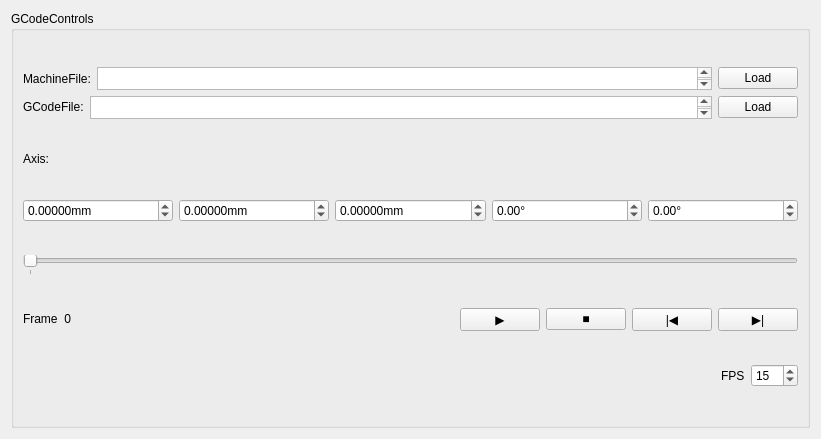
<?xml version="1.0" encoding="UTF-8"?>
<ui version="4.0">
 <class>MillingToolbox</class>
 <widget class="QWidget" name="MillingToolbox">
  <property name="geometry">
   <rect>
    <x>0</x>
    <y>0</y>
    <width>821</width>
    <height>439</height>
   </rect>
  </property>
  <property name="windowTitle">
   <string>controls</string>
  </property>
  <layout class="QVBoxLayout" name="verticalLayout_2">
   <item>
    <widget class="QGroupBox" name="groupBox_3">
     <property name="title">
      <string>GCodeControls</string>
     </property>
     <property name="flat">
      <bool>false</bool>
     </property>
     <property name="checkable">
      <bool>false</bool>
     </property>
     <layout class="QVBoxLayout" name="verticalLayout">
      <item>
       <layout class="QVBoxLayout" name="verticalLayout_4">
        <item>
         <layout class="QHBoxLayout" name="machine">
          <item>
           <widget class="QLabel" name="machineLabel">
            <property name="sizePolicy">
             <sizepolicy hsizetype="Fixed" vsizetype="Preferred">
              <horstretch>0</horstretch>
              <verstretch>0</verstretch>
             </sizepolicy>
            </property>
            <property name="text">
             <string>MachineFile:</string>
            </property>
           </widget>
          </item>
          <item>
           <widget class="QTextEdit" name="machineTextEdit">
            <property name="sizePolicy">
             <sizepolicy hsizetype="Expanding" vsizetype="Fixed">
              <horstretch>0</horstretch>
              <verstretch>0</verstretch>
             </sizepolicy>
            </property>
            <property name="maximumSize">
             <size>
              <width>16777215</width>
              <height>23</height>
             </size>
            </property>
           </widget>
          </item>
          <item>
           <widget class="QPushButton" name="machineLoadButton">
            <property name="sizePolicy">
             <sizepolicy hsizetype="Fixed" vsizetype="Fixed">
              <horstretch>0</horstretch>
              <verstretch>0</verstretch>
             </sizepolicy>
            </property>
            <property name="text">
             <string>Load</string>
            </property>
           </widget>
          </item>
         </layout>
        </item>
        <item>
         <layout class="QHBoxLayout" name="gcode">
          <item>
           <widget class="QLabel" name="gcodeLabel">
            <property name="sizePolicy">
             <sizepolicy hsizetype="Fixed" vsizetype="Fixed">
              <horstretch>0</horstretch>
              <verstretch>0</verstretch>
             </sizepolicy>
            </property>
            <property name="text">
             <string>GCodeFile:</string>
            </property>
           </widget>
          </item>
          <item>
           <widget class="QTextEdit" name="gcodeTextEdit">
            <property name="sizePolicy">
             <sizepolicy hsizetype="Expanding" vsizetype="Minimum">
              <horstretch>0</horstretch>
              <verstretch>0</verstretch>
             </sizepolicy>
            </property>
            <property name="maximumSize">
             <size>
              <width>16777215</width>
              <height>23</height>
             </size>
            </property>
           </widget>
          </item>
          <item>
           <widget class="QPushButton" name="gcodeloadbutton">
            <property name="sizePolicy">
             <sizepolicy hsizetype="Fixed" vsizetype="Fixed">
              <horstretch>0</horstretch>
              <verstretch>0</verstretch>
             </sizepolicy>
            </property>
            <property name="text">
             <string>Load</string>
            </property>
           </widget>
          </item>
         </layout>
        </item>
       </layout>
      </item>
      <item>
       <widget class="QLabel" name="label_3">
        <property name="sizePolicy">
         <sizepolicy hsizetype="Fixed" vsizetype="Fixed">
          <horstretch>0</horstretch>
          <verstretch>0</verstretch>
         </sizepolicy>
        </property>
        <property name="text">
         <string>Axis:</string>
        </property>
       </widget>
      </item>
      <item>
       <layout class="QHBoxLayout" name="axisInputs">
        <item>
         <widget class="QDoubleSpinBox" name="xAxisSpinBox">
          <property name="sizePolicy">
           <sizepolicy hsizetype="Minimum" vsizetype="Minimum">
            <horstretch>0</horstretch>
            <verstretch>0</verstretch>
           </sizepolicy>
          </property>
          <property name="maximumSize">
           <size>
            <width>16777215</width>
            <height>23</height>
           </size>
          </property>
          <property name="toolTip">
           <string>x-axis position</string>
          </property>
          <property name="prefix">
           <string/>
          </property>
          <property name="suffix">
           <string>mm</string>
          </property>
          <property name="decimals">
           <number>5</number>
          </property>
          <property name="minimum">
           <double>-10000.000000000000000</double>
          </property>
          <property name="maximum">
           <double>10000.000000000000000</double>
          </property>
          <property name="singleStep">
           <double>0.000100000000000</double>
          </property>
         </widget>
        </item>
        <item>
         <widget class="QDoubleSpinBox" name="yAxisSpinBox">
          <property name="maximumSize">
           <size>
            <width>16777215</width>
            <height>23</height>
           </size>
          </property>
          <property name="toolTip">
           <string>y-axis poistion</string>
          </property>
          <property name="suffix">
           <string>mm</string>
          </property>
          <property name="decimals">
           <number>5</number>
          </property>
          <property name="minimum">
           <double>-10000.000000000000000</double>
          </property>
          <property name="maximum">
           <double>10000.000000000000000</double>
          </property>
          <property name="singleStep">
           <double>0.000100000000000</double>
          </property>
         </widget>
        </item>
        <item>
         <widget class="QDoubleSpinBox" name="zAxisSpinBox">
          <property name="sizePolicy">
           <sizepolicy hsizetype="Minimum" vsizetype="Minimum">
            <horstretch>0</horstretch>
            <verstretch>0</verstretch>
           </sizepolicy>
          </property>
          <property name="maximumSize">
           <size>
            <width>16777215</width>
            <height>23</height>
           </size>
          </property>
          <property name="toolTip">
           <string>z-axis position</string>
          </property>
          <property name="suffix">
           <string>mm</string>
          </property>
          <property name="decimals">
           <number>5</number>
          </property>
          <property name="minimum">
           <double>-10000.000000000000000</double>
          </property>
          <property name="maximum">
           <double>10000.000000000000000</double>
          </property>
          <property name="singleStep">
           <double>0.000100000000000</double>
          </property>
         </widget>
        </item>
        <item>
         <widget class="QDoubleSpinBox" name="wAxisSpinBox">
          <property name="sizePolicy">
           <sizepolicy hsizetype="Minimum" vsizetype="Minimum">
            <horstretch>0</horstretch>
            <verstretch>0</verstretch>
           </sizepolicy>
          </property>
          <property name="maximumSize">
           <size>
            <width>16777215</width>
            <height>23</height>
           </size>
          </property>
          <property name="toolTip">
           <string>b-axis position</string>
          </property>
          <property name="suffix">
           <string>°</string>
          </property>
          <property name="minimum">
           <double>-360.000000000000000</double>
          </property>
          <property name="maximum">
           <double>360.000000000000000</double>
          </property>
          <property name="singleStep">
           <double>0.000100000000000</double>
          </property>
         </widget>
        </item>
        <item>
         <widget class="QDoubleSpinBox" name="bAxisSpinBox">
          <property name="sizePolicy">
           <sizepolicy hsizetype="Minimum" vsizetype="Minimum">
            <horstretch>0</horstretch>
            <verstretch>0</verstretch>
           </sizepolicy>
          </property>
          <property name="maximumSize">
           <size>
            <width>16777215</width>
            <height>23</height>
           </size>
          </property>
          <property name="toolTip">
           <string>w-axis position</string>
          </property>
          <property name="suffix">
           <string>°</string>
          </property>
          <property name="decimals">
           <number>2</number>
          </property>
          <property name="minimum">
           <double>-360.000000000000000</double>
          </property>
          <property name="maximum">
           <double>360.000000000000000</double>
          </property>
          <property name="singleStep">
           <double>0.000100000000000</double>
          </property>
          <property name="value">
           <double>0.000000000000000</double>
          </property>
         </widget>
        </item>
       </layout>
      </item>
      <item>
       <widget class="QSlider" name="hsFrame">
        <property name="maximum">
         <number>0</number>
        </property>
        <property name="orientation">
         <enum>Qt::Horizontal</enum>
        </property>
        <property name="tickPosition">
         <enum>QSlider::TicksBelow</enum>
        </property>
       </widget>
      </item>
      <item>
       <layout class="QHBoxLayout" name="hlPlaybackControls">
        <item>
         <layout class="QGridLayout" name="glFrameCounter" columnstretch="0,0">
          <property name="sizeConstraint">
           <enum>QLayout::SetNoConstraint</enum>
          </property>
          <item row="0" column="0">
           <widget class="QLabel" name="label_4">
            <property name="sizePolicy">
             <sizepolicy hsizetype="Preferred" vsizetype="Maximum">
              <horstretch>0</horstretch>
              <verstretch>0</verstretch>
             </sizepolicy>
            </property>
            <property name="minimumSize">
             <size>
              <width>0</width>
              <height>0</height>
             </size>
            </property>
            <property name="text">
             <string>Frame</string>
            </property>
           </widget>
          </item>
          <item row="0" column="1">
           <widget class="QLabel" name="lbFrameNumber">
            <property name="sizePolicy">
             <sizepolicy hsizetype="Minimum" vsizetype="Preferred">
              <horstretch>0</horstretch>
              <verstretch>0</verstretch>
             </sizepolicy>
            </property>
            <property name="text">
             <string>0</string>
            </property>
            <property name="alignment">
             <set>Qt::AlignRight|Qt::AlignTrailing|Qt::AlignVCenter</set>
            </property>
           </widget>
          </item>
         </layout>
        </item>
        <item>
         <spacer name="horizontalSpacer_2">
          <property name="orientation">
           <enum>Qt::Horizontal</enum>
          </property>
          <property name="sizeHint" stdset="0">
           <size>
            <width>40</width>
            <height>20</height>
           </size>
          </property>
         </spacer>
        </item>
        <item>
         <widget class="QPushButton" name="pbPlay">
          <property name="toolTip">
           <string comment="Play/Pause" extracomment="Start playback or pause it"/>
          </property>
          <property name="text">
           <string notr="true">▶</string>
          </property>
          <property name="flat">
           <bool>false</bool>
          </property>
         </widget>
        </item>
        <item>
         <widget class="QPushButton" name="pbStop">
          <property name="toolTip">
           <string comment="Stop" extracomment="Halt playback and go to frame 0"/>
          </property>
          <property name="text">
           <string notr="true">■</string>
          </property>
         </widget>
        </item>
        <item>
         <widget class="QPushButton" name="pbPrevFrame">
          <property name="toolTip">
           <string comment="Previous frame" extracomment="Go to the previous frame"/>
          </property>
          <property name="text">
           <string>|◀</string>
          </property>
         </widget>
        </item>
        <item>
         <widget class="QPushButton" name="pbNextFrame">
          <property name="toolTip">
           <string comment="Next frame" extracomment="Go to the next frame"/>
          </property>
          <property name="text">
           <string>▶|</string>
          </property>
         </widget>
        </item>
       </layout>
      </item>
      <item>
       <layout class="QHBoxLayout" name="hlAdvancedPlayback">
        <item>
         <spacer name="horizontalSpacer_3">
          <property name="orientation">
           <enum>Qt::Horizontal</enum>
          </property>
          <property name="sizeHint" stdset="0">
           <size>
            <width>40</width>
            <height>20</height>
           </size>
          </property>
         </spacer>
        </item>
        <item>
         <layout class="QHBoxLayout" name="horizontalLayout">
          <property name="leftMargin">
           <number>10</number>
          </property>
          <item>
           <widget class="QLabel" name="label_5">
            <property name="text">
             <string>FPS</string>
            </property>
           </widget>
          </item>
          <item>
           <widget class="QSpinBox" name="sbFPS">
            <property name="minimum">
             <number>1</number>
            </property>
            <property name="maximum">
             <number>400</number>
            </property>
            <property name="value">
             <number>15</number>
            </property>
           </widget>
          </item>
         </layout>
        </item>
       </layout>
      </item>
     </layout>
    </widget>
   </item>
  </layout>
 </widget>
 <resources/>
 <connections>
  <connection>
   <sender>hsFrame</sender>
   <signal>valueChanged(int)</signal>
   <receiver>lbFrameNumber</receiver>
   <slot>setNum(int)</slot>
   <hints>
    <hint type="sourcelabel">
     <x>168</x>
     <y>164</y>
    </hint>
    <hint type="destinationlabel">
     <x>283</x>
     <y>138</y>
    </hint>
   </hints>
  </connection>
 </connections>
</ui>
